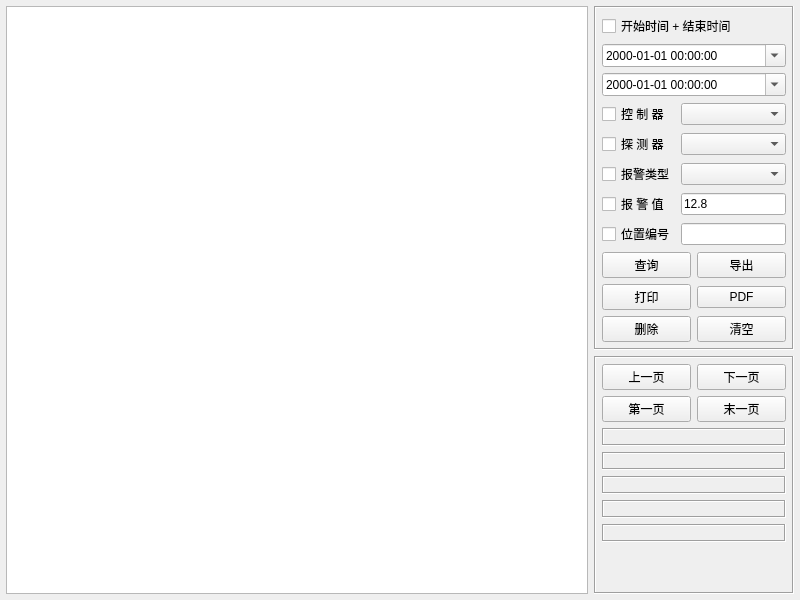
<?xml version="1.0" encoding="UTF-8"?>
<ui version="4.0">
 <class>frmDataAlarm</class>
 <widget class="QWidget" name="frmDataAlarm">
  <property name="geometry">
   <rect>
    <x>0</x>
    <y>0</y>
    <width>800</width>
    <height>600</height>
   </rect>
  </property>
  <property name="windowTitle">
   <string>Form</string>
  </property>
  <layout class="QGridLayout" name="gridLayout_3">
   <property name="leftMargin">
    <number>6</number>
   </property>
   <property name="topMargin">
    <number>6</number>
   </property>
   <property name="rightMargin">
    <number>6</number>
   </property>
   <property name="bottomMargin">
    <number>6</number>
   </property>
   <item row="0" column="0" rowspan="2">
    <widget class="QTableView" name="tableView">
     <property name="styleSheet">
      <string notr="true"/>
     </property>
    </widget>
   </item>
   <item row="0" column="1">
    <widget class="QFrame" name="frameRight">
     <property name="minimumSize">
      <size>
       <width>200</width>
       <height>0</height>
      </size>
     </property>
     <property name="maximumSize">
      <size>
       <width>200</width>
       <height>16777215</height>
      </size>
     </property>
     <property name="frameShape">
      <enum>QFrame::Box</enum>
     </property>
     <property name="frameShadow">
      <enum>QFrame::Sunken</enum>
     </property>
     <layout class="QGridLayout" name="gridLayout_2">
      <property name="leftMargin">
       <number>6</number>
      </property>
      <property name="topMargin">
       <number>6</number>
      </property>
      <property name="rightMargin">
       <number>6</number>
      </property>
      <property name="bottomMargin">
       <number>6</number>
      </property>
      <item row="0" column="0" colspan="2">
       <widget class="QCheckBox" name="ckTimeStart">
        <property name="minimumSize">
         <size>
          <width>0</width>
          <height>0</height>
         </size>
        </property>
        <property name="text">
         <string>开始时间 + 结束时间</string>
        </property>
       </widget>
      </item>
      <item row="1" column="0" colspan="2">
       <widget class="QDateTimeEdit" name="dateStart">
        <property name="sizePolicy">
         <sizepolicy hsizetype="Expanding" vsizetype="Fixed">
          <horstretch>0</horstretch>
          <verstretch>0</verstretch>
         </sizepolicy>
        </property>
        <property name="displayFormat">
         <string>yyyy-MM-dd HH:mm:ss</string>
        </property>
        <property name="calendarPopup">
         <bool>true</bool>
        </property>
       </widget>
      </item>
      <item row="2" column="0" colspan="2">
       <widget class="QDateTimeEdit" name="dateEnd">
        <property name="sizePolicy">
         <sizepolicy hsizetype="Expanding" vsizetype="Fixed">
          <horstretch>0</horstretch>
          <verstretch>0</verstretch>
         </sizepolicy>
        </property>
        <property name="displayFormat">
         <string>yyyy-MM-dd HH:mm:ss</string>
        </property>
        <property name="calendarPopup">
         <bool>true</bool>
        </property>
       </widget>
      </item>
      <item row="3" column="0">
       <widget class="QCheckBox" name="ckDeviceName">
        <property name="sizePolicy">
         <sizepolicy hsizetype="Fixed" vsizetype="Fixed">
          <horstretch>0</horstretch>
          <verstretch>0</verstretch>
         </sizepolicy>
        </property>
        <property name="minimumSize">
         <size>
          <width>0</width>
          <height>0</height>
         </size>
        </property>
        <property name="text">
         <string>控 制 器</string>
        </property>
       </widget>
      </item>
      <item row="3" column="1">
       <widget class="QComboBox" name="cboxDeviceName">
        <property name="sizePolicy">
         <sizepolicy hsizetype="Expanding" vsizetype="Fixed">
          <horstretch>0</horstretch>
          <verstretch>0</verstretch>
         </sizepolicy>
        </property>
       </widget>
      </item>
      <item row="4" column="0">
       <widget class="QCheckBox" name="ckNodeName">
        <property name="text">
         <string>探 测 器</string>
        </property>
       </widget>
      </item>
      <item row="4" column="1">
       <widget class="QComboBox" name="cboxNodeName"/>
      </item>
      <item row="5" column="0">
       <widget class="QCheckBox" name="ckContent">
        <property name="text">
         <string>报警类型</string>
        </property>
       </widget>
      </item>
      <item row="5" column="1">
       <widget class="QComboBox" name="cboxContent"/>
      </item>
      <item row="6" column="0">
       <widget class="QCheckBox" name="ckNodeValue">
        <property name="text">
         <string>报 警 值</string>
        </property>
       </widget>
      </item>
      <item row="6" column="1">
       <widget class="QLineEdit" name="txtNodeValue">
        <property name="text">
         <string>12.8</string>
        </property>
       </widget>
      </item>
      <item row="7" column="0">
       <widget class="QCheckBox" name="ckPositionID">
        <property name="text">
         <string>位置编号</string>
        </property>
       </widget>
      </item>
      <item row="7" column="1">
       <widget class="QLineEdit" name="txtPositionID"/>
      </item>
      <item row="8" column="0" colspan="2">
       <layout class="QGridLayout" name="gridLayout">
        <item row="0" column="0">
         <widget class="QPushButton" name="btnSelect">
          <property name="text">
           <string>查询</string>
          </property>
          <property name="icon">
           <iconset resource="../../other/main.qrc">
            <normaloff>:/image/btn_search.png</normaloff>:/image/btn_search.png</iconset>
          </property>
         </widget>
        </item>
        <item row="0" column="1">
         <widget class="QPushButton" name="btnXls">
          <property name="text">
           <string>导出</string>
          </property>
          <property name="icon">
           <iconset resource="../../other/main.qrc">
            <normaloff>:/image/btn_excel.png</normaloff>:/image/btn_excel.png</iconset>
          </property>
         </widget>
        </item>
        <item row="1" column="0">
         <widget class="QPushButton" name="btnPrint">
          <property name="text">
           <string>打印</string>
          </property>
          <property name="icon">
           <iconset resource="../../other/main.qrc">
            <normaloff>:/image/btn_print.png</normaloff>:/image/btn_print.png</iconset>
          </property>
         </widget>
        </item>
        <item row="1" column="1">
         <widget class="QPushButton" name="btnPdf">
          <property name="text">
           <string>PDF</string>
          </property>
          <property name="icon">
           <iconset resource="../../other/main.qrc">
            <normaloff>:/image/btn_pdf.png</normaloff>:/image/btn_pdf.png</iconset>
          </property>
         </widget>
        </item>
        <item row="2" column="0">
         <widget class="QPushButton" name="btnDelete">
          <property name="styleSheet">
           <string notr="true"/>
          </property>
          <property name="text">
           <string>删除</string>
          </property>
          <property name="icon">
           <iconset resource="../../other/main.qrc">
            <normaloff>:/image/btn_close.png</normaloff>:/image/btn_close.png</iconset>
          </property>
         </widget>
        </item>
        <item row="2" column="1">
         <widget class="QPushButton" name="btnClear">
          <property name="text">
           <string>清空</string>
          </property>
          <property name="icon">
           <iconset resource="../../other/main.qrc">
            <normaloff>:/image/btn_delete.png</normaloff>:/image/btn_delete.png</iconset>
          </property>
         </widget>
        </item>
       </layout>
      </item>
     </layout>
    </widget>
   </item>
   <item row="1" column="1">
    <widget class="QFrame" name="frameBottom">
     <property name="frameShape">
      <enum>QFrame::Box</enum>
     </property>
     <property name="frameShadow">
      <enum>QFrame::Sunken</enum>
     </property>
     <layout class="QGridLayout" name="gridLayout_5">
      <property name="leftMargin">
       <number>6</number>
      </property>
      <property name="topMargin">
       <number>6</number>
      </property>
      <property name="rightMargin">
       <number>6</number>
      </property>
      <property name="bottomMargin">
       <number>6</number>
      </property>
      <item row="0" column="0">
       <widget class="QPushButton" name="btnPrevious">
        <property name="minimumSize">
         <size>
          <width>50</width>
          <height>0</height>
         </size>
        </property>
        <property name="text">
         <string>上一页</string>
        </property>
        <property name="iconSize">
         <size>
          <width>18</width>
          <height>18</height>
         </size>
        </property>
       </widget>
      </item>
      <item row="0" column="1">
       <widget class="QPushButton" name="btnNext">
        <property name="minimumSize">
         <size>
          <width>50</width>
          <height>0</height>
         </size>
        </property>
        <property name="text">
         <string>下一页</string>
        </property>
        <property name="iconSize">
         <size>
          <width>18</width>
          <height>18</height>
         </size>
        </property>
       </widget>
      </item>
      <item row="1" column="0">
       <widget class="QPushButton" name="btnFirst">
        <property name="minimumSize">
         <size>
          <width>50</width>
          <height>0</height>
         </size>
        </property>
        <property name="text">
         <string>第一页</string>
        </property>
        <property name="iconSize">
         <size>
          <width>18</width>
          <height>18</height>
         </size>
        </property>
       </widget>
      </item>
      <item row="1" column="1">
       <widget class="QPushButton" name="btnLast">
        <property name="minimumSize">
         <size>
          <width>50</width>
          <height>0</height>
         </size>
        </property>
        <property name="text">
         <string>末一页</string>
        </property>
        <property name="iconSize">
         <size>
          <width>18</width>
          <height>18</height>
         </size>
        </property>
       </widget>
      </item>
      <item row="2" column="0" colspan="2">
       <widget class="QLabel" name="labPageCurrent">
        <property name="frameShape">
         <enum>QFrame::Box</enum>
        </property>
        <property name="frameShadow">
         <enum>QFrame::Sunken</enum>
        </property>
        <property name="text">
         <string/>
        </property>
        <property name="alignment">
         <set>Qt::AlignCenter</set>
        </property>
       </widget>
      </item>
      <item row="3" column="0" colspan="2">
       <widget class="QLabel" name="labPageTotal">
        <property name="frameShape">
         <enum>QFrame::Box</enum>
        </property>
        <property name="frameShadow">
         <enum>QFrame::Sunken</enum>
        </property>
        <property name="text">
         <string/>
        </property>
        <property name="alignment">
         <set>Qt::AlignCenter</set>
        </property>
       </widget>
      </item>
      <item row="4" column="0" colspan="2">
       <widget class="QLabel" name="labResultTotal">
        <property name="frameShape">
         <enum>QFrame::Box</enum>
        </property>
        <property name="frameShadow">
         <enum>QFrame::Sunken</enum>
        </property>
        <property name="text">
         <string/>
        </property>
        <property name="alignment">
         <set>Qt::AlignCenter</set>
        </property>
       </widget>
      </item>
      <item row="5" column="0" colspan="2">
       <widget class="QLabel" name="labRecordsPerpage">
        <property name="frameShape">
         <enum>QFrame::Box</enum>
        </property>
        <property name="frameShadow">
         <enum>QFrame::Sunken</enum>
        </property>
        <property name="text">
         <string/>
        </property>
        <property name="alignment">
         <set>Qt::AlignCenter</set>
        </property>
       </widget>
      </item>
      <item row="6" column="0" colspan="2">
       <widget class="QLabel" name="labSelectTime">
        <property name="frameShape">
         <enum>QFrame::Box</enum>
        </property>
        <property name="frameShadow">
         <enum>QFrame::Sunken</enum>
        </property>
        <property name="text">
         <string/>
        </property>
        <property name="alignment">
         <set>Qt::AlignCenter</set>
        </property>
       </widget>
      </item>
      <item row="7" column="0" colspan="2">
       <spacer name="verticalSpacer">
        <property name="orientation">
         <enum>Qt::Vertical</enum>
        </property>
        <property name="sizeHint" stdset="0">
         <size>
          <width>20</width>
          <height>40</height>
         </size>
        </property>
       </spacer>
      </item>
     </layout>
    </widget>
   </item>
  </layout>
 </widget>
 <tabstops>
  <tabstop>tableView</tabstop>
  <tabstop>ckTimeStart</tabstop>
  <tabstop>dateStart</tabstop>
  <tabstop>dateEnd</tabstop>
  <tabstop>ckDeviceName</tabstop>
  <tabstop>cboxDeviceName</tabstop>
  <tabstop>ckNodeName</tabstop>
  <tabstop>cboxNodeName</tabstop>
  <tabstop>ckContent</tabstop>
  <tabstop>cboxContent</tabstop>
  <tabstop>ckNodeValue</tabstop>
  <tabstop>txtNodeValue</tabstop>
  <tabstop>ckPositionID</tabstop>
  <tabstop>txtPositionID</tabstop>
  <tabstop>btnSelect</tabstop>
  <tabstop>btnXls</tabstop>
  <tabstop>btnPrint</tabstop>
  <tabstop>btnPdf</tabstop>
  <tabstop>btnDelete</tabstop>
  <tabstop>btnClear</tabstop>
  <tabstop>btnPrevious</tabstop>
  <tabstop>btnNext</tabstop>
  <tabstop>btnFirst</tabstop>
  <tabstop>btnLast</tabstop>
 </tabstops>
 <resources>
  <include location="../../other/main.qrc"/>
 </resources>
 <connections/>
</ui>
